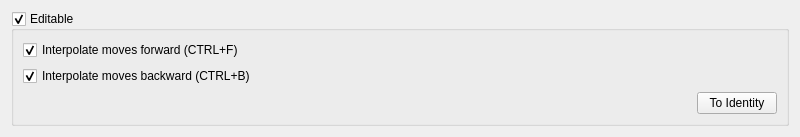
<?xml version="1.0" encoding="UTF-8"?>
<ui version="4.0">
 <class>TNMCurve</class>
 <widget class="QWidget" name="TNMCurve">
  <property name="geometry">
   <rect>
    <x>0</x>
    <y>0</y>
    <width>800</width>
    <height>118</height>
   </rect>
  </property>
  <property name="windowTitle">
   <string>TNM Curve</string>
  </property>
  <layout class="QGridLayout" name="gridLayout">
   <item row="0" column="0">
    <widget class="QGroupBox" name="curveControl_grp">
     <property name="title">
      <string>Editable</string>
     </property>
     <property name="flat">
      <bool>true</bool>
     </property>
     <property name="checkable">
      <bool>true</bool>
     </property>
     <layout class="QGridLayout" name="gridLayout_4">
      <item row="1" column="0" colspan="2">
       <widget class="QCheckBox" name="interpolateFwd">
        <property name="text">
         <string>Interpolate moves forward (CTRL+F)</string>
        </property>
        <property name="shortcut">
         <string>Ctrl+F</string>
        </property>
        <property name="checked">
         <bool>true</bool>
        </property>
       </widget>
      </item>
      <item row="2" column="0" colspan="2">
       <widget class="QCheckBox" name="interpolateBwd">
        <property name="text">
         <string>Interpolate moves backward (CTRL+B)</string>
        </property>
        <property name="shortcut">
         <string>Ctrl+B</string>
        </property>
        <property name="checked">
         <bool>true</bool>
        </property>
       </widget>
      </item>
      <item row="3" column="1">
       <widget class="QPushButton" name="toIdentity_btn">
        <property name="text">
         <string>To Identity</string>
        </property>
       </widget>
      </item>
      <item row="3" column="0">
       <spacer name="horizontalSpacer">
        <property name="orientation">
         <enum>Qt::Horizontal</enum>
        </property>
        <property name="sizeHint" stdset="0">
         <size>
          <width>40</width>
          <height>20</height>
         </size>
        </property>
       </spacer>
      </item>
     </layout>
    </widget>
   </item>
  </layout>
 </widget>
 <tabstops>
  <tabstop>curveControl_grp</tabstop>
  <tabstop>interpolateFwd</tabstop>
  <tabstop>interpolateBwd</tabstop>
  <tabstop>toIdentity_btn</tabstop>
 </tabstops>
 <resources/>
 <connections/>
</ui>
